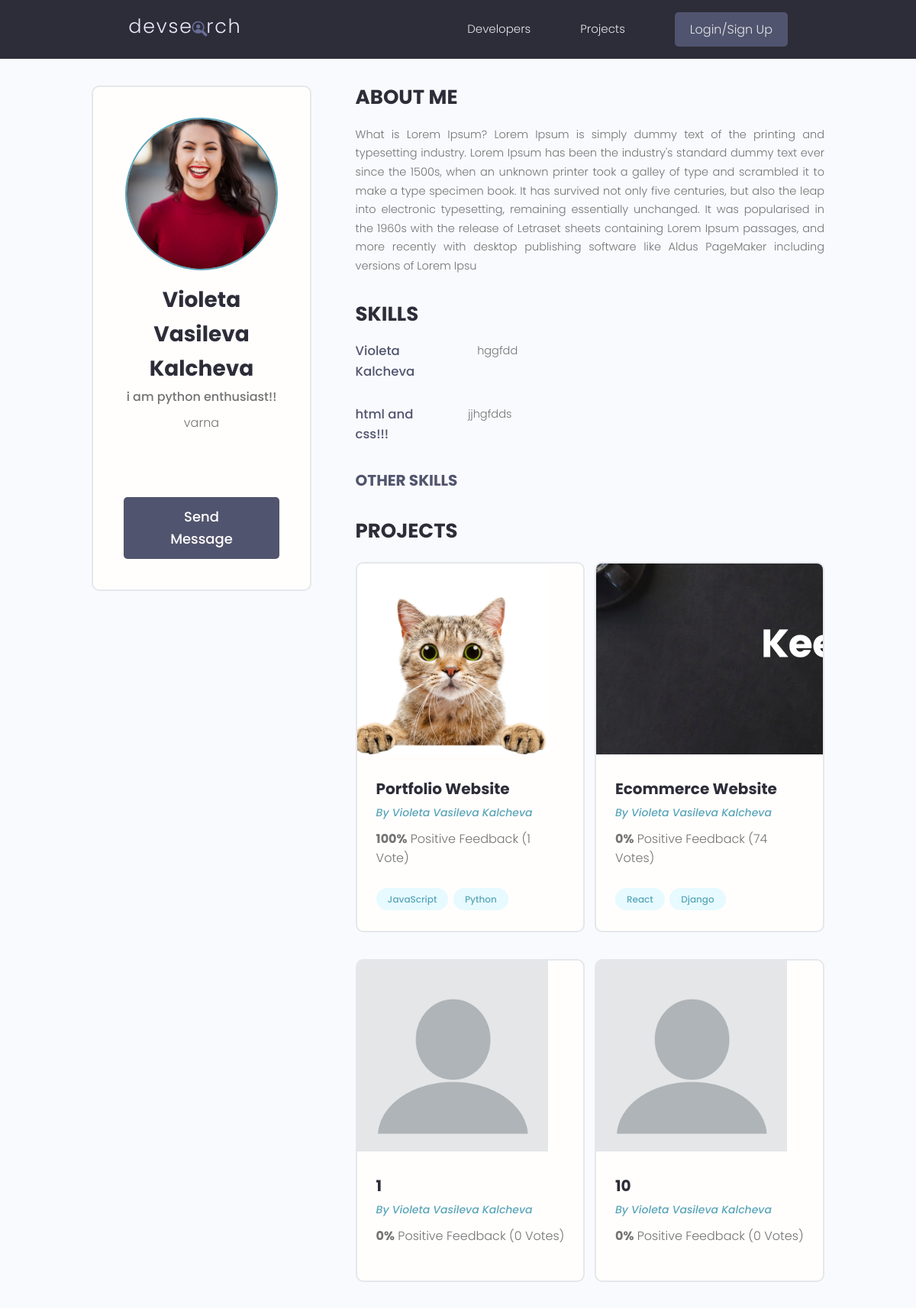
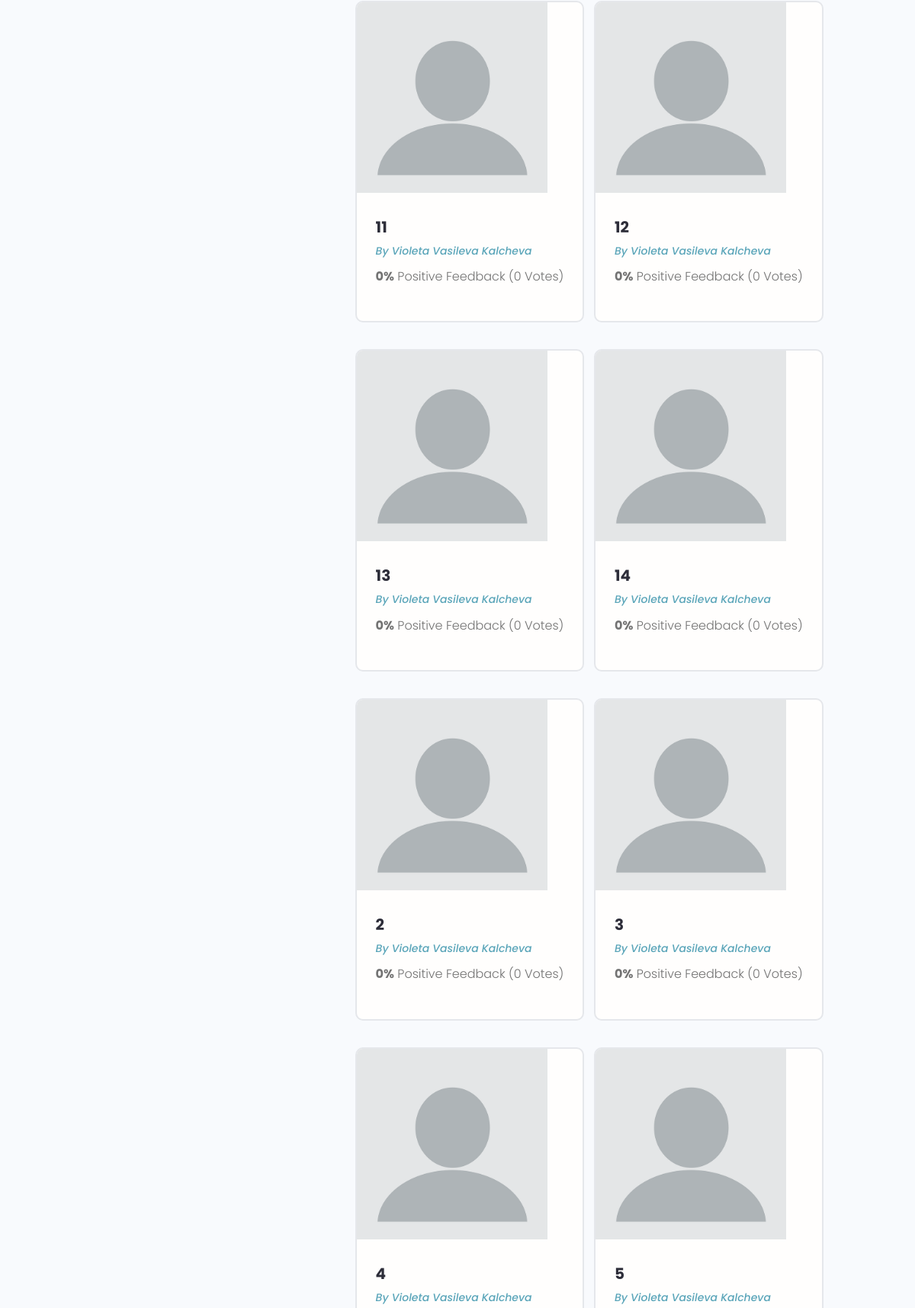
/profile/32804547-6868-4422-9954-4cf25e5f5c84 (upper part), run on the app's committed database (2 pictures, top to bottom).
### users/models.py (models this page shows, shortened)
class Profile(models.Model):
    user = models.OneToOneField(User, on_delete=models.CASCADE)
    name = models.CharField(max_length=200,null=True, blank=True)
    username = models.CharField(max_length=200,null=True, blank=True)
    location = models.CharField(max_length=200, null=True, blank=True)
    short_intro = models.CharField(max_length=200, blank=True, null=True)
    bio = models.TextField(blank=True, null=True)
    profile_image = models.ImageField(null=True, blank=True, upload_to='profiles/', default='profile/default.png')
    email = models.EmailField(max_length=500, null=True, blank=True)
    social_github = models.CharField(max_length=200, blank=True, null=True)
    social_twitter = models.CharField(max_length=200, blank=True, null=True)
    social_linkedin = models.CharField(max_length=200, blank=True, null=True)
    social_youtube = models.CharField(max_length=200, blank=True, null=True)
    social_website = models.CharField(max_length=200, blank=True, null=True)
    created = models.DateTimeField(auto_now_add=True)
    id = models.UUIDField(default=uuid.uuid4, unique=True, primary_key=True, editable=False)

class Skill(models.Model):
    owner = models.ForeignKey(Profile, null=True, blank=True, on_delete=models.CASCADE)
    name = models.CharField(max_length=200, null=True, blank=True)
    description = models.TextField(null=True, blank=True)
    created = models.DateTimeField(auto_now_add=True, null=True, blank=True)
    id = models.UUIDField(default=uuid.uuid4, unique=True, primary_key=True, editable=False)

### projects/models.py (models this page shows, shortened)
class Project(models.Model):
    owner = models.ForeignKey(Profile, null=True, blank=True, on_delete=models.CASCADE)
    title = models.CharField(max_length=200)
    description = models.TextField(null=True, blank=True)
    featured_image = models.ImageField(null=True, blank=True, default='blank.png')
    demo_link = models.CharField(max_length=2000, null=True, blank=True)
    source_link = models.CharField(max_length=2000, null=True, blank=True)
    tags = models.ManyToManyField('Tag', blank=True)
    vote_total = models.IntegerField(default=0, null=True, blank=True)
    vote_ratio = models.IntegerField(default=0, null=True, blank=True)
    created = models.DateTimeField(auto_now_add=True)
    id = models.UUIDField(default=uuid.uuid4, unique=True, primary_key=True, editable=False)
    class Meta:
        ordering = ['-vote_ratio', '-vote_total', 'title']

class Tag(models.Model):
    name = models.CharField(max_length=200)
    created = models.DateTimeField(auto_now_add=True)
    id = models.UUIDField(default=uuid.uuid4, unique=True, primary_key=True, editable=False)
    def __str__(self):
        return self.name

### users/views.py (the view)
# urls.py: path("profile/<str:pk>", views.user_profile, name="user-profile"),
def user_profile(request, pk):
    profile = Profile.objects.get(id=pk)
    top_skills = profile.skill_set.exclude(description__exact="")
    other_skills = profile.skill_set.filter(description="")
    context = {
        'profile': profile,
        'top_skills': top_skills,
        'other_skills': other_skills
    }
    return render(request, 'users/user_profile.html', context)

### users/templates/users/user_profile.html (shortened to what this page needs)
{% extends 'main.html' %}
{% block content %}
    <main class="profile my-md">
        <div class="container">
            <div class="layout">
                <div class="column column--1of3">
                    <div class="card text-center">
                        <div class="card__body dev">
                            <img class="avatar avatar--xl" src="{{ profile.profile_image.url }}"/>
                            <h2 class="dev__name">{{ profile.name }}</h2>
                            <p class="dev__title">{{ profile.short_intro }}</p>
                            <p class="dev__location">{{ profile.location }}</p>
                            <ul class="dev__social">
                            </ul>
                            {% if request.user.profile.id != profile.id %}
                                <a href="{% url 'create-message' profile.id %}" class="btn btn--sub btn--lg">Send
                                    Message </a>
                            {% endif %}
                        </div>
                    </div>
                </div>
                <div class="column column--2of3">
                    <div class="devInfo">
                        <h3 class="devInfo__title">About Me</h3>
                        <p class="devInfo__about">
                            {{ profile.bio }}
                        </p>
                    </div>
                    <div class="devInfo">
                        <h3 class="devInfo__title">Skills</h3>
                        <div class="devInfo__skills">
                            {% for skill in top_skills %}
                                <div class="devSkill">
                                    <h4 class="devSkill__title">{{ skill.name }}</h4>
                                    <p class="devSkill__info">
                                        {{ skill.description }}
                                    </p>
                                </div>
                            {% endfor %}
                            <h3 class="devInfo__subtitle">Other Skills</h3>
                        </div>
                    </div>
                    <div class="devInfo">
                        <h3 class="devInfo__title">Projects</h3>
                        <div class="grid grid--two">
                            {% for project in profile.project_set.all %}
                                <div class="column">
                                    <div class="card project">
                                        <a href="{% url 'project' project.id %}" class="project">
                                            <img class="project__thumbnail" src="{{ project.featured_image.url }}"
                                                 alt="project thumbnail"/>
                                            <div class="card__body">
                                                <h3 class="project__title">{{ project.title }}</h3>
                                                <p><a class="project__author"
                                                      href="{% url 'user-profile' project.owner_id %}">By {{ project.owner.name }}</a>
                                                </p>
                                                <p class="project--rating">
                                                    <span style="font-weight: bold;">{{ project.vote_ratio }}%</span>
                                                    Positive
                                                    Feedback ({{ project.vote_total }}
                                                    Vote{{ project.vote_total|pluralize:"s" }})
                                                </p>
                                                <div class="project__tags">
                                                    {% for tag in project.tags.all %}
                                                        <span class="tag tag--pill tag--main">
                          <small>{{ tag }}</small>
                        </span>
                                                    {% endfor %}
                                                </div>
                                            </div>
                                        </a>
                                    </div>
                                </div>
                            {% endfor %}
                        </div>
                    </div>
                </div>
            </div>
        </div>
    </main>
{% endblock %}

### static/styles/app.css (style rules this page uses)
:root { --color-sub: #2d2d39; }
.btn--sub { background-color: var(--color-sub-light); }
.card { border: 2px solid var(--color-light); }
img { width: 100%; }
.profile .card > .dev { padding: 4rem; }
.dev__name { color: var(--color-sub); font-size: 2.8rem; font-weight: 700; margin-top: 1rem; margin-bottom: 0.5rem; }
.dev__title { font-size: 1.6rem; font-weight: 500; line-height: 1.3; }
.dev__location { margin-top: 1rem; }
.dev__social { margin: 3rem 0; list-style: none; display: flex; justify-content: center; gap: 1.5rem; }
.devInfo { margin-bottom: 3rem; }
.devInfo__title, .devInfo__subtitle { font-size: 2.6rem; color: var(--color-sub); text-transform: uppercase; font-weight: 700; margin-bottom: 1.5rem; }
.devInfo__subtitle { font-size: 2rem; color: var(--color-sub-light); }
.devInfo__about, .devSkill__info { font-size: 1.45rem; line-height: 1.7; text-align: justify; }
.devSkill { margin-bottom: 3rem; }
.devSkill__title { font-size: 1.65rem; font-weight: 500; color: var(--color-sub-light); }
@media screen and (min-width: 700px) { .devSkill { display: flex; justify-content: space-between; gap: 3rem; } }
@media screen and (min-width: 700px) { .devSkill__info { flex-basis: 80%; } }
.project__author { font-size: 1.4rem; font-style: italic; }
.project--rating { margin-bottom: 1.6em; margin-top: .5em; }
.project__thumbnail { height: 25rem; object-fit: cover; object-position: top center; }
.project__title { font-size: 2rem; font-weight: 700; color: var(--color-sub); }

### static/uikit/styles/modules/_variables.css (style rules this page uses)
:root { --color-main: #5aa5b9; --color-main-light: #e6faff; --color-sub: #3f4156; --color-sub-light: #51546e; --color-sub-lighter: #ededfd; --color-text: #737373; --color-gray: #8b8b8b; --color-light: #e5e7eb; --color-light-gray: #767676; --color-bg: #f8fafd; --color-white: #fffefd; --color-white-light: #f3f3f3; --color-success: #359e64; --color-success-bg: #def8e8; --color-error: #fc4b0b; --color-error-bg: #fff2ee; --font-base: 'Poppins', arial, helvetica, 'Segoe UI', roboto, ubuntu, sans-serif; --font-monospace: 'Fira Code', 'Courier New', courier, monospace; --font-regular: 300; --font-medium: 500; --font-bold: 700; --generic-shadow: 1px 1px 5px #00000010; --generic-transition: all 0.3s ease-in-out; }

### static/uikit/styles/modules/_base.css (style rules this page uses)
* { margin: 0; padding: 0; box-sizing: border-box; text-rendering: optimizeLegibility; color: inherit; font-size: inherit; }
html { font-size: 50%; }
@media only screen and (min-width: 480px) { html { font-size: 56.25%; } }
@media only screen and (min-width: 1200px) { html { font-size: 62.5%; } }
body { line-height: 1.6; font-weight: 400; font-size: 1.5rem; color: var(--color-text); background-color: var(--color-bg); min-height: 100vh; }

### static/uikit/styles/modules/_typography.css (style rules this page uses)
* { font-family: var(--font-base); }
h2 { font-size: 3.6rem; font-weight: var(--font-bold); }
h3 { font-size: 3.2rem; font-weight: var(--font-medium); }
h4 { font-size: 2.8rem; font-weight: var(--font-medium); }
p, span, strong { font-size: 1.6rem; color: var(--color-text); font-weight: var(--font-regular); }
a { padding-bottom: 2px; text-decoration: none; display: inline-block; color: var(--color-main); font-weight: var(--font-medium); }

### static/uikit/styles/modules/_utilities.css (style rules this page uses)
.container { width: 92%; max-width: 165rem; margin: 0 auto; box-sizing: border-box; }
@media screen and (min-width: 1000px) { .container { width: 90%; } }
@media screen and (min-width: 1200px) { .container { width: 80%; } }
.text-center { text-align: center; }
.my-md { margin: 3rem auto; }

### static/uikit/styles/modules/_avatar.css (style rules this page uses)
.avatar { border-radius: 50%; border: 2px solid var(--color-main); object-fit: cover; }
.avatar--xl { height: 20rem; width: 20rem; }

### static/uikit/styles/modules/_button.css (style rules this page uses)
.btn { display: inline-block; position: relative; cursor: pointer; background-color: var(--color-light); font-weight: var(--font-medium); color: var(--color-sub); text-decoration: none; padding: 1rem 2rem; border-radius: 0.5rem; border: none; width: -webkit-fit-content; width: -moz-fit-content; width: fit-content; height: -webkit-fit-content; height: -moz-fit-content; height: fit-content; font-size: 1.6rem; outline-width: 0; outline-color: transparent; -webkit-backface-visibility: hidden; backface-visibility: hidden; transition: all 0.3s ease-in-out; }
.btn--sub { background-color: var(--color-sub); color: var(--color-white); }
.btn--lg { font-size: 1.8rem; padding: 1.2rem 4.5rem; }

### static/uikit/styles/modules/_card.css (style rules this page uses)
.card { border-radius: 1rem; background-color: var(--color-white); border: 1.5px solid var(--color-light); width: auto; height: auto; margin-top: 0.5rem; margin-bottom: 0.5rem; overflow: hidden; }
.card__body, .card__header { padding: 2rem 2.5rem; }

### data on the page
Profile: profile_image (picture), name "Violeta Vasileva Kalcheva", short_intro "i am python enthusiast!!", location "varna", bio "What is Lorem Ipsum? Lorem Ipsum is simply dummy text of the printing and typesetting industry. Lorem Ipsum has been the industry's standard dummy text ever since the 1500s, when an unknown printer took a galley of type and scrambled it to make a type specimen book. It has survived not only five centuries, but also the leap into electronic typesetting, remaining essentially unchanged. It was popularised in the 1960s with the release of Letraset sheets containing Lorem Ipsum passages, and more recently with desktop publishing software like Aldus PageMaker including versions of Lorem Ipsu"
Skill: name "Violeta Kalcheva", description "hggfdd"
Skill: name "html and css!!!", description "jjhgfdds"
Project: featured_image (picture), title "Portfolio Website", owner.name "Violeta Vasileva Kalcheva", vote_ratio "100", vote_total "1"
Tag: name "JavaScript"
Tag: name "Python"
Project: featured_image (picture), title "Ecommerce Website", owner.name "Violeta Vasileva Kalcheva", vote_ratio "0", vote_total "74"
Tag: name "React"
Tag: name "Django"
Project: featured_image (placeholder picture), title "1", owner.name "Violeta Vasileva Kalcheva", vote_ratio "0", vote_total "0"
Project: featured_image (placeholder picture), title "10", owner.name "Violeta Vasileva Kalcheva", vote_ratio "0", vote_total "0"
Project: featured_image (placeholder picture), title "11", owner.name "Violeta Vasileva Kalcheva", vote_ratio "0", vote_total "0"
Project: featured_image (placeholder picture), title "12", owner.name "Violeta Vasileva Kalcheva", vote_ratio "0", vote_total "0"
Project: featured_image (placeholder picture), title "13", owner.name "Violeta Vasileva Kalcheva", vote_ratio "0", vote_total "0"
Project: featured_image (placeholder picture), title "14", owner.name "Violeta Vasileva Kalcheva", vote_ratio "0", vote_total "0"
Project: featured_image (placeholder picture), title "2", owner.name "Violeta Vasileva Kalcheva", vote_ratio "0", vote_total "0"
Project: featured_image (placeholder picture), title "3", owner.name "Violeta Vasileva Kalcheva", vote_ratio "0", vote_total "0"
Project: featured_image (placeholder picture), title "4", owner.name "Violeta Vasileva Kalcheva"
Project: featured_image (placeholder picture), title "5", owner.name "Violeta Vasileva Kalcheva"
